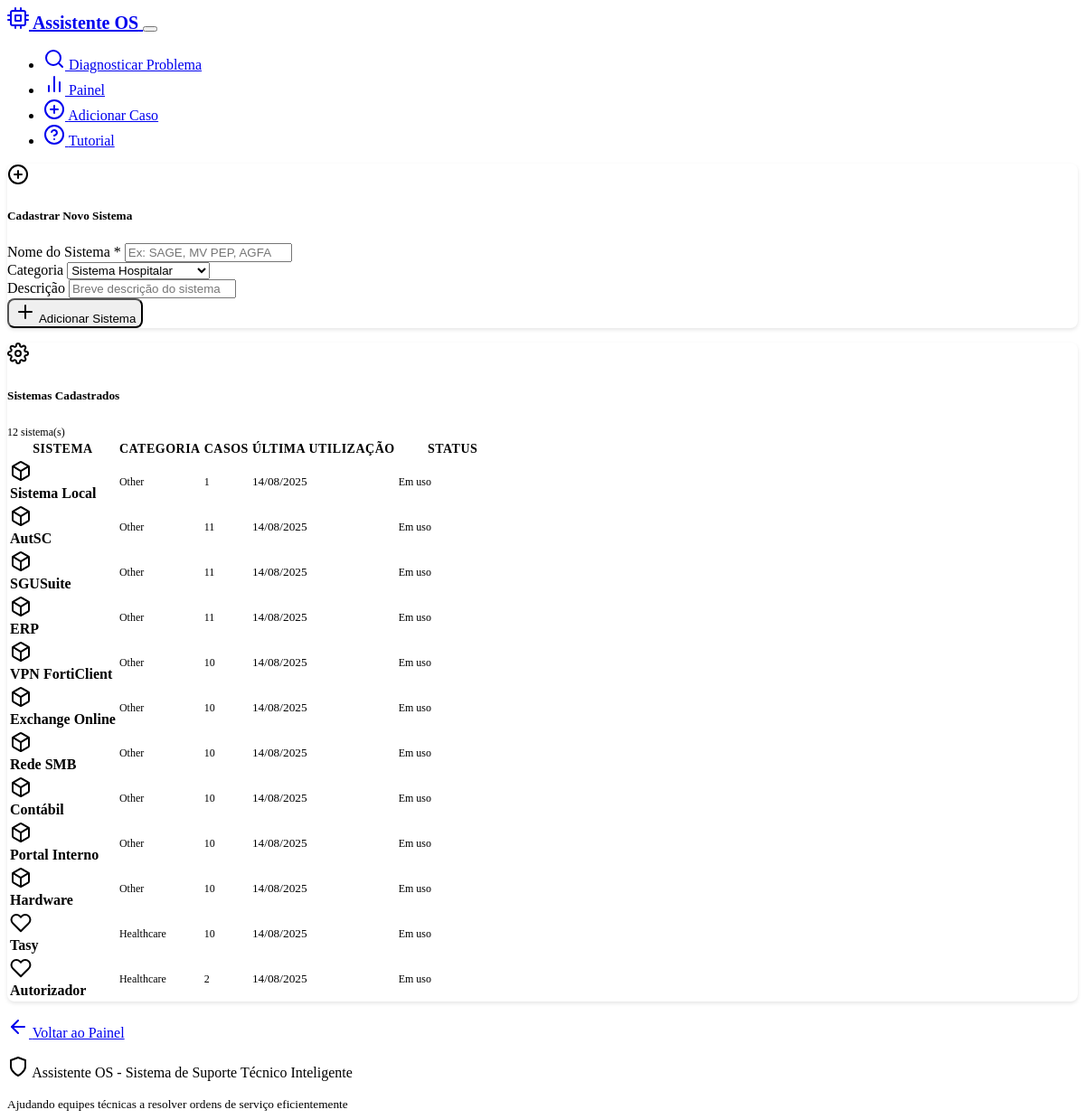
Screenshot of /systems with the database file from the repository.
### models.py (models this page shows, shortened)
class Case(db.Model):
    __tablename__ = 'cases'
    id = db.Column(db.Integer, primary_key=True)
    problem_description = db.Column(db.Text, nullable=False)
    solution = db.Column(db.Text, nullable=False)
    system_type = db.Column(db.String(100), default="Unknown")
    created_at = db.Column(db.DateTime, default=datetime.now)
    effectiveness_score = db.Column(db.Float, nullable=True)
    feedback_count = db.Column(db.Integer, default=0)
    tags = db.Column(db.String(500), default="")  # Stored as comma-separated string
    feedbacks = db.relationship("CaseFeedback", backref="case", cascade="all, delete-orphan")

### routes.py (the view)
@app.route('/systems')
def manage_systems():
    try:
        all_cases = case_service.get_all_cases()
        system_stats = {}
        for case in all_cases:
            system = case.system_type
            if system not in system_stats:
                system_stats[system] = {
                    'name': system,
                    'category': 'Healthcare' if system in ['Tasy', 'SGU', 'SGU Card', 'Autorizador'] else 'Other',
                    'case_count': 0,
                    'last_used': None
                }
            system_stats[system]['case_count'] += 1
            if not system_stats[system]['last_used'] or case.created_at > system_stats[system]['last_used']:
                system_stats[system]['last_used'] = case.created_at
        from flask import current_app
        custom_systems = current_app.config.get('CUSTOM_SYSTEMS', [])
        all_systems = []
        for system_name, stats in system_stats.items():
            all_systems.append(stats)
        for custom in custom_systems:
            if custom['name'] not in system_stats:
                custom['case_count'] = 0
                custom['last_used'] = None
                all_systems.append(custom)
        return render_template('manage_systems.html', systems=all_systems)
    except Exception as e:
        logging.error(f"Error loading systems: {str(e)}")
        flash(f'Erro ao carregar sistemas: {str(e)}', 'error')
        return render_template('manage_systems.html', systems=[])

### case_service.py (called while the page is built)
    def get_all_cases(self) -> List[Case]:
        try:
            return Case.query.all()
        except Exception as e:
            logging.error(f"Error getting cases from database: {str(e)}")
            return current_app.config.get('CASES_STORAGE', [])

### templates/manage_systems.html (shortened to what this page needs)
{% extends "base.html" %}
{% block content %}
<div class="row">
    <div class="col-lg-10 mx-auto">
        <div class="card mb-4">
            <div class="card-header d-flex align-items-center">
                <i data-feather="plus-circle" class="me-2"></i>
                <h5 class="mb-0">Cadastrar Novo Sistema</h5>
            </div>
            <div class="card-body">
                <form action="{{ url_for('add_system') }}" method="POST" class="row g-3">
                    <div class="col-md-4">
                        <label for="system_name" class="form-label">Nome do Sistema *</label>
                        <input type="text" class="form-control" id="system_name" name="system_name"
                               placeholder="Ex: SAGE, MV PEP, AGFA" required>
                    </div>
                    <div class="col-md-4">
                        <label for="system_category" class="form-label">Categoria</label>
                        <select class="form-select" id="system_category" name="system_category">
                            <option value="Healthcare">Sistema Hospitalar</option>
                        </select>
                    </div>
                    <div class="col-md-4">
                        <label for="system_description" class="form-label">Descrição</label>
                        <input type="text" class="form-control" id="system_description" name="system_description"
                               placeholder="Breve descrição do sistema">
                    </div>
                    <div class="col-12">
                        <button type="submit" class="btn btn-primary">
                            <i data-feather="plus" class="me-1"></i>
                            Adicionar Sistema
                        </button>
                    </div>
                </form>
            </div>
        </div>
        <div class="card">
            <div class="card-header d-flex align-items-center justify-content-between">
                <div class="d-flex align-items-center">
                    <i data-feather="settings" class="me-2"></i>
                    <h5 class="mb-0">Sistemas Cadastrados</h5>
                </div>
                <span class="badge bg-info">{{ systems|length }} sistema(s)</span>
            </div>
            <div class="card-body p-0">
                {% if systems %}
                <div class="table-responsive">
                    <table class="table table-hover mb-0">
                        <thead class="table-dark">
                            <tr>
                                <th>Sistema</th>
                                <th>Categoria</th>
                                <th>Casos</th>
                                <th>Última Utilização</th>
                                <th width="120">Status</th>
                            </tr>
                        </thead>
                        <tbody>
                            {% for system in systems %}
                            <tr>
                                <td>
                                    <div class="d-flex align-items-center">
                                        <div class="system-icon me-2">
                                            {% if system.category == 'Healthcare' %}
                                                <i data-feather="heart" class="text-danger"></i>
                                            {% elif system.category == 'Administrative' %}
                                                <i data-feather="briefcase" class="text-primary"></i>
                                            {% elif system.category == 'Network' %}
                                                <i data-feather="wifi" class="text-success"></i>
                                            {% elif system.category == 'Database' %}
                                                <i data-feather="database" class="text-warning"></i>
                                            {% elif system.category == 'Application Server' %}
                                                <i data-feather="server" class="text-info"></i>
                                            {% else %}
                                                <i data-feather="box" class="text-secondary"></i>
                                            {% endif %}
                                        </div>
                                        <div>
                                            <strong>{{ system.name }}</strong>
                                        </div>
                                    </div>
                                </td>
                                <td>
                                    <span class="badge bg-secondary">{{ system.category }}</span>
                                </td>
                                <td>
                                    <span class="badge bg-info">{{ system.case_count or 0 }}</span>
                                </td>
                                <td>
                                    {% if system.last_used %}
                                        <small>{{ system.last_used.strftime('%d/%m/%Y') }}</small>
                                    {% else %}
                                        <small class="text-muted">Nunca usado</small>
                                    {% endif %}
                                </td>
                                <td>
                                    {% if system.case_count == 0 %}
                                        <span class="badge bg-warning">Não utilizado</span>
                                    {% else %}
                                        <span class="badge bg-success">Em uso</span>
                                    {% endif %}
                                </td>
                            </tr>
                            {% endfor %}
                        </tbody>
                    </table>
                </div>
                {% else %}
                <div class="text-center py-5">
                    <i data-feather="settings" style="width: 64px; height: 64px; color: var(--bs-secondary);"></i>
                    <h4 class="mt-3 mb-2">Nenhum Sistema Personalizado</h4>
                    <p class="text-muted">Os sistemas padrão (Tasy, SGU, SGU Card, Autorizador) já estão disponíveis.</p>
                </div>
                {% endif %}
            </div>
        </div>
        <div class="text-center mt-4">
            <a href="{{ url_for('dashboard') }}" class="btn btn-secondary">
                <i data-feather="arrow-left" class="me-2"></i>
                Voltar ao Painel
            </a>
        </div>
    </div>
</div>
{% endblock %}

### templates/base.html (shortened to what this page needs)
<!DOCTYPE html>
<html lang="en" data-bs-theme="dark">
<head>
    <link href="https://cdn.replit.com/agent/bootstrap-agent-dark-theme.min.css" rel="stylesheet">
    <link rel="stylesheet" href="{{ url_for('static', filename='style.css') }}">
</head>
<body>
    <nav class="navbar navbar-expand-lg navbar-dark bg-dark border-bottom">
        <div class="container">
            <a class="navbar-brand d-flex align-items-center" href="{{ url_for('index') }}">
                <i data-feather="cpu" class="me-2"></i>
                <span class="fw-bold">Assistente OS</span>
            </a>
            <button class="navbar-toggler" type="button" data-bs-toggle="collapse" data-bs-target="#navbarNav">
            </button>
            <div class="collapse navbar-collapse" id="navbarNav">
                <ul class="navbar-nav me-auto">
                    <li class="nav-item">
                        <a class="nav-link" href="{{ url_for('index') }}">
                            <i data-feather="search" class="me-1"></i>
                            Diagnosticar Problema
                        </a>
                    </li>
                    <li class="nav-item">
                        <a class="nav-link" href="{{ url_for('dashboard') }}">
                            <i data-feather="bar-chart-2" class="me-1"></i>
                            Painel
                        </a>
                    </li>
                    <li class="nav-item">
                        <a class="nav-link" href="{{ url_for('add_case_form') }}">
                            <i data-feather="plus-circle" class="me-1"></i>
                            Adicionar Caso
                        </a>
                    </li>
                    <li class="nav-item">
                        <a class="nav-link" href="{{ url_for('tutorial') }}">
                            <i data-feather="help-circle" class="me-1"></i>
                            Tutorial
                        </a>
                    </li>
                </ul>
            </div>
        </div>
    </nav>
    <main class="container my-4">
        {% block content %}{% endblock %}
    </main>
    <footer class="bg-dark border-top mt-5 py-4">
        <div class="container text-center text-muted">
            <p class="mb-0">
                <i data-feather="shield" class="me-1"></i>
                Assistente OS - Sistema de Suporte Técnico Inteligente
            </p>
            <small>Ajudando equipes técnicas a resolver ordens de serviço eficientemente</small>
        </div>
    </footer>
</body>
</html>

### static/style.css (style rules this page uses)
:root { --custom-code-bg: #1a1a1a; --custom-border-radius: 8px; }
.card { border-radius: var(--custom-border-radius); box-shadow: 0 2px 4px rgba(0, 0, 0, 0.1); margin-bottom: 1rem; }
.card-header { background-color: var(--bs-dark); border-bottom: 1px solid var(--bs-border-color); border-radius: var(--custom-border-radius) var(--custom-border-radius) 0 0 !important; }
.btn { border-radius: var(--custom-border-radius); font-weight: 500; }
.table-responsive { border-radius: var(--custom-border-radius); }
.table th { border-top: none; font-weight: 600; font-size: 0.875rem; text-transform: uppercase; letter-spacing: 0.5px; }
.table td { vertical-align: middle; border-color: var(--bs-border-color); }
.badge { border-radius: var(--custom-border-radius); font-weight: 500; font-size: 0.75rem; }
.navbar-brand { font-weight: 700; font-size: 1.25rem; }
.nav-link { font-weight: 500; }
footer { margin-top: auto; }

### rows the page displays
Case: name "Sistema Local", category "Other", id "1", last_used "14/08/2025"
Case: name "AutSC", category "Other", case_count "11", last_used "14/08/2025"
Case: name "SGUSuite", category "Other", case_count "11", last_used "14/08/2025"
Case: name "ERP", category "Other", case_count "11", last_used "14/08/2025"
Case: name "VPN FortiClient", category "Other", case_count "10", last_used "14/08/2025"
Case: name "Exchange Online", category "Other", case_count "10", last_used "14/08/2025"
Case: name "Rede SMB", category "Other", id "10", last_used "14/08/2025"
Case: name "Contábil", category "Other", case_count "10", last_used "14/08/2025"
Case: name "Portal Interno", category "Other", case_count "10", last_used "14/08/2025"
Case: name "Hardware", category "Other", case_count "10", last_used "14/08/2025"
Case: name "Tasy", category "Healthcare", case_count "10", last_used "14/08/2025"
Case: name "Autorizador", category "Healthcare", case_count "2", last_used "14/08/2025"

### other values shown
{{ systems|length }} "12"
